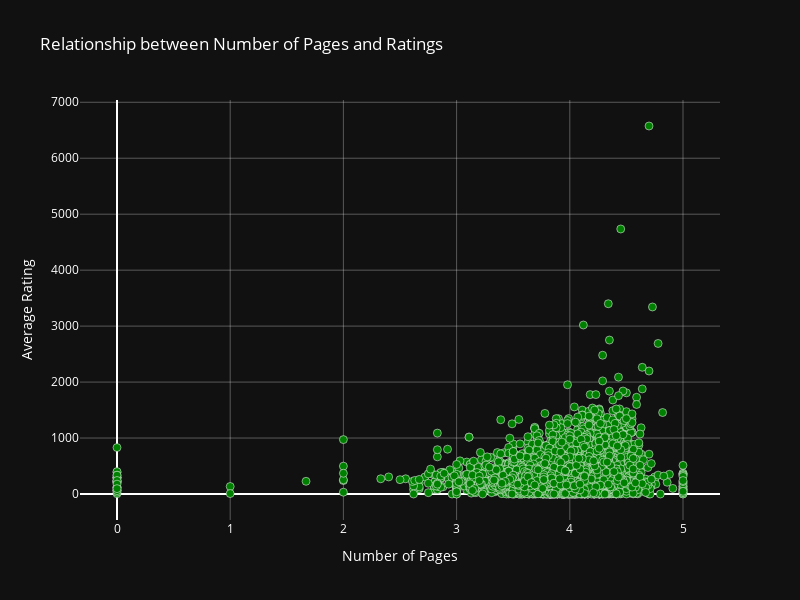

This figure's notebook cell:
### Code cell
##  Is there a relationship between number of pages and ratings?

fig = go.Figure(data=go.Scatter(
    y=books_data['num_of_pages'],
    x=books_data['average_rating'],
    orientation='v',
    mode='markers',
    marker=dict(
        color='green',
        size=8,
        opacity=1,
        line=dict(
            color='white',  # Outline color
            width=0.5  # Outline width
    )
    )
    
))

fig.update_layout(
    title="Relationship between Number of Pages and Ratings",
    xaxis_title="Number of Pages",
    yaxis_title="Average Rating",
    plot_bgcolor='rgb(17, 17, 17)',
    paper_bgcolor='rgb(17, 17, 17)',
    font=dict(color='white'),
    width=800,  # Width of the plot in pixels
    height=600,  # Height of the plot in pixels
    xaxis=dict(
        gridcolor='rgba(255, 255, 255, 0.3)'  # White grid lines with 0.3 alpha on x-axis
    ),
    yaxis=dict(
        gridcolor='rgba(255, 255, 255, 0.3)'  # White grid lines with 0.3 alpha on y-axis
    ),
)

fig.show()

### Figure 1 — Plotly figure (JSON) as saved in the notebook; plotly's stock layout.template omitted (floating-point values rounded to 4 significant figures; data arrays with more than 128 entries replaced by an {"elided": "..."} marker saying what was removed)
{"data": [{"marker": {"color": "green", "line": {"color": "white", "width": 0.5}, "opacity": 1, "size": 8}, "mode": "markers", "orientation": "v", "type": "scatter", "x": {"elided": "11123 float values"}, "y": {"elided": "11123 int values"}}], "layout": {"font": {"color": "white"}, "height": 600, "paper_bgcolor": "rgb(17, 17, 17)", "plot_bgcolor": "rgb(17, 17, 17)", "title": {"text": "Relationship between Number of Pages and Ratings"}, "width": 800, "xaxis": {"gridcolor": "rgba(255, 255, 255, 0.3)", "title": {"text": "Number of Pages"}}, "yaxis": {"gridcolor": "rgba(255, 255, 255, 0.3)", "title": {"text": "Average Rating"}}}}
